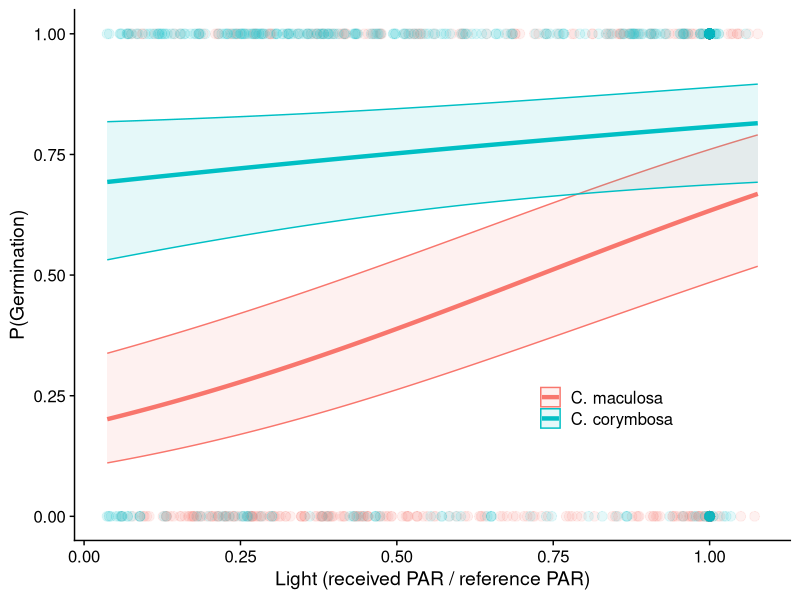

Generate this figure with R: (Note: this script raises an error after producing the figure.)
## ---- chunk 1
knitr::opts_chunk$set(echo = TRUE)
## ---- chunk 2
library(ggeffects)
library(gridExtra)
library(cowplot)
library(lme4)
library(tidyverse)

## ---- chunk 3
data <- read_tsv("donnees_centauree.csv")

data <- data %>%
    mutate(light = PAR/reference) %>%
    rename("species" = "espece",
           "population" = "pop")

data$species <- factor(data$species, levels = c("mac", "cor"))

head(data)
## ---- chunk 4

didnotgerm <- data %>%
  filter(is.na(Date_de_germination)) %>%
  mutate(Date_de_germination = 0)

didgerm <- data %>%
  filter(!is.na(Date_de_germination)) %>%
  mutate(Date_de_germination = 1)

germ_data <- full_join(didnotgerm, didgerm) %>%
  rename("germination" = "Date_de_germination") %>%
  select(-c(Cotyledons:reference))

rm(didnotgerm, didgerm)

head(germ_data)

rosette_data <- data %>%
    rename("2005-12-01" = "Taille_Dec_05",
         "2006-02-01" = "Taille_Fev_06",
         "2006-03-01" = "Taille_Mars_06",
         "2006-06-01" = "Taille_Juin_06",
         "2006-09-01" = "Taille_Sept_06") %>%
  gather(key = "Date", 
         value = "Rosette_size", 
         "2005-12-01":"2006-09-01") %>%
  select(-c(traitement:reference)) %>%
  group_by(Plante) %>%
  filter(Rosette_size == max(Rosette_size),
         Rosette_size > 0) %>%
  distinct(Plante, .keep_all = TRUE)

rosette_data$Date_de_germination <- as.Date(rosette_data$Date_de_germination, format = "%d/%m/%Y")
rosette_data$Date <- as.Date(rosette_data$Date, format = "%Y-%m-%d")

rosette_data <- rosette_data %>%
  mutate(time_after_germ = difftime(Date, Date_de_germination, units = "days")) %>%
  filter(time_after_germ > 0)
  
rm(data)

head(rosette_data)
  
## ---- chunk 5

germ_mod <- glmer(germination~light*species+(1|species:population), data = germ_data, family = "binomial")

summary(germ_mod)

germ_pred <- ggpredict(germ_mod, terms = c("light [all]", "species"), type = "fixed") %>%
  rename("species" = "group")

germ_pred$species <- recode_factor(germ_pred$species, mac = "C. maculosa", cor = "C. corymbosa")

ggplot(data = germ_data,
       aes(x = light, y = germination)) +
  geom_point(data = germ_data %>%
               filter(species == "mac"),
             aes(x = light, y = germination),
             size = 3, alpha = 0.1, colour = "#F8766D") +
  geom_point(data = germ_data %>%
               filter(species == "cor"),
             aes(x = light, y = germination),
             size = 3, alpha = 0.1, colour = "#00BFC4") +
  geom_line(data = germ_pred,
            aes(y = predicted, x = x, colour = species),
            size = 1.5) +
  geom_ribbon(data = germ_pred, 
              aes(y = predicted, x = x, ymin = conf.low, ymax = conf.high, colour = species, fill = species),
              alpha = 0.1) +
  labs(y = "P(Germination)",
       x = "Light (received PAR / reference PAR)") +
  scale_x_continuous(breaks = c(0,0.25,0.5,0.75,1)) +
  theme_cowplot() +
  theme(legend.position = c(0.65,0.25),
        legend.title = element_blank())

rm(germ_pred, germ_mod)
## ---- chunk 6

rosette_mod <- lmer(Rosette_size~light*species*time_after_germ+Cotyledons+(1+species|population), data = rosette_data)
summary(rosette_mod)

rosette_pred1 <- ggpredict(rosette_mod, terms = c("light", "species"),type = "fixed") %>%
  rename("species" = "group")

rosette_pred2 <- ggpredict(rosette_mod, terms = c("Cotyledons", "species"),type = "fixed") %>%
  rename("species" = "group")

rosette_pred3 <- ggpredict(rosette_mod, terms = c("time_after_germ", "species"),type = "fixed") %>%
  rename("species" = "group")

rosette_pred1$species <- recode_factor(rosette_pred1$species, mac = "C. maculosa", cor = "C. corymbosa")
rosette_pred2$species <- recode_factor(rosette_pred2$species, mac = "C. maculosa", cor = "C. corymbosa")
rosette_pred3$species <- recode_factor(rosette_pred3$species, mac = "C. maculosa", cor = "C. corymbosa")

A <- ggplot(data = rosette_data,
             aes(x = light, y = Rosette_size)) +
  geom_point(data = rosette_data %>%
               filter(species == "mac"),
             aes(x = light, y = Rosette_size),
             size = 3, alpha = 0.3, colour = "#F8766D") +
  geom_point(data = rosette_data %>%
               filter(species == "cor"),
             aes(x = light, y = Rosette_size),
             size = 3, alpha = 0.3, colour = "#00BFC4") +
  geom_line(data = rosette_pred1,
            aes(y = predicted, x = x, colour = species),
            size = 1.5) +
  geom_ribbon(data = rosette_pred1,
              aes(y = predicted, x = x, ymin = conf.low, ymax = conf.high, colour = species, fill = species),
              alpha = 0.1) +
  labs(y = "Maximum rosette size (mm)",
       x = "Light (received PAR / reference PAR)",
       title = "A") +
  scale_x_continuous(expand = c(0, 0), limits = c(0,1.09)) + 
  scale_y_continuous(expand = c(0, 0), limits = c(0,150)) +
  theme_cowplot()+
  theme(legend.position = "none")

B <- ggplot(data = rosette_data,
             aes(x = Cotyledons, y = Rosette_size)) +
  geom_point(data = rosette_data %>%
               filter(species == "mac"),
             aes(x = Cotyledons, y = Rosette_size),
             size = 3, alpha = 0.3, colour = "#F8766D") +
  geom_point(data = rosette_data %>%
               filter(species == "cor"),
             aes(x = Cotyledons, y = Rosette_size),
             size = 3, alpha = 0.3, colour = "#00BFC4") +
  geom_line(data = rosette_pred2,
            aes(y = predicted, x = x, colour = species),
            size = 1.5) +
  geom_ribbon(data = rosette_pred2,
              aes(y = predicted, x = x, ymin = conf.low, ymax = conf.high, colour = species, fill = species),
              alpha = 0.1) +
  labs(y = "Maximum rosette size (mm)",
       x = "Cotyledon size (mm)",
       title = "B") +
  scale_x_continuous(expand = c(0, 0), limits = c(0,26)) + 
  scale_y_continuous(expand = c(0, 0), limits = c(0,150)) +
  theme_cowplot() +
  theme(axis.title.y=element_blank(),
        axis.text.y=element_blank(),
        legend.position = "none",
        legend.title = element_blank())

C <- ggplot(data = rosette_data,
             aes(x = time_after_germ, y = Rosette_size)) +
  geom_point(data = rosette_data %>%
               filter(species == "mac"),
             aes(x = time_after_germ, y = Rosette_size),
             size = 3, alpha = 0.3, colour = "#F8766D") +
  geom_point(data = rosette_data %>%
               filter(species == "cor"),
             aes(x = time_after_germ, y = Rosette_size),
             size = 3, alpha = 0.3, colour = "#00BFC4") +
  geom_line(data = rosette_pred3,
            aes(y = predicted, x = x, colour = species),
            size = 1.5) +
  geom_ribbon(data = rosette_pred3,
              aes(y = predicted, x = x, ymin = conf.low, ymax = conf.high, colour = species, fill = species),
              alpha = 0.1) +
  labs(y = "Maximum rosette size (mm)",
       x = "Time after germination (days)",
       title = "C") +
  scale_x_continuous(expand = c(0, 0), limits = c(0,325)) + 
  scale_y_continuous(expand = c(0, 0), limits = c(0,150)) +
  theme_cowplot() +
  theme(axis.title.y=element_blank(),
        axis.text.y=element_blank(),
        legend.position = c(0.1,0.9),
        legend.title = element_blank())

grid.arrange(A,B,C, ncol = 3, nrow = 1)

rm(A, B, C, rosette_mod, rosette_pred1, rosette_pred2, rosette_pred3)
